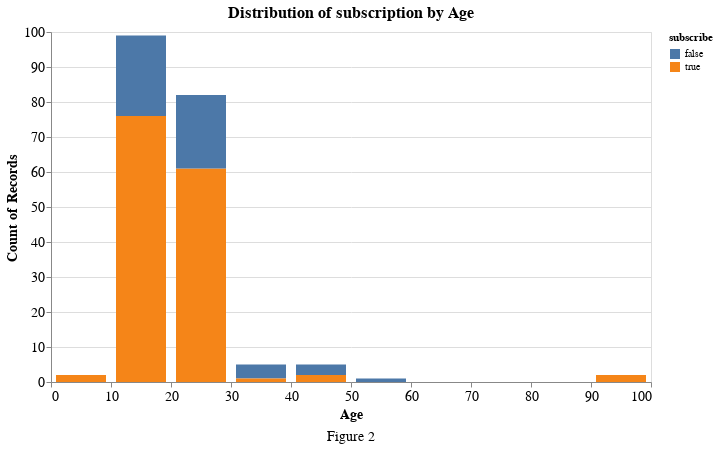

The cell this chart's notebook holds for it:
### Markdown cell above
#### Age vs Subscribe

### Code cell
main_plot = alt.Chart(players_clean).mark_bar(size=50).encode(
    x=alt.X('age:Q', bin=alt.Bin(step=10), title="Age"),
    y=alt.Y('count()'),
    color='subscribe:N'
).properties(title='Distribution of subscription by Age', width=600, height=350
)
caption = alt.Chart().mark_text(
    align='center',
    dy=230,          
    fontSize=14
).encode(
    text=alt.value("Figure 2")
)
age_plot = alt.layer(main_plot, caption).configure_axis(
    labelFontSize=14,
    titleFontSize=14
).configure_title(
    fontSize=16
)
age_plot

### Figure 1 — Vega-Lite specification as saved in the notebook (floating-point values rounded to 4 significant figures; data arrays with more than 128 entries replaced by an {"elided": "..."} marker saying what was removed)
{"config": {"view": {"continuousWidth": 300, "continuousHeight": 300}, "axis": {"labelFontSize": 14, "titleFontSize": 14}, "title": {"fontSize": 16}}, "layer": [{"data": {"name": "data-e6939040bf362e855fe7a4f15770f162"}, "mark": {"type": "bar", "size": 50}, "encoding": {"color": {"field": "subscribe", "type": "nominal"}, "x": {"bin": {"step": 10}, "field": "age", "title": "Age", "type": "quantitative"}, "y": {"aggregate": "count", "type": "quantitative"}}, "title": "Distribution of subscription by Age"}, {"data": {"name": "empty"}, "mark": {"type": "text", "align": "center", "dy": 230, "fontSize": 14}, "encoding": {"text": {"value": "Figure 2"}}}], "height": 350, "width": 600, "$schema": "https://vega.github.io/schema/vega-lite/v5.20.1.json", "datasets": {"data-e6939040bf362e855fe7a4f15770f162": {"elided": "196 records"}, "empty": [{}]}}
